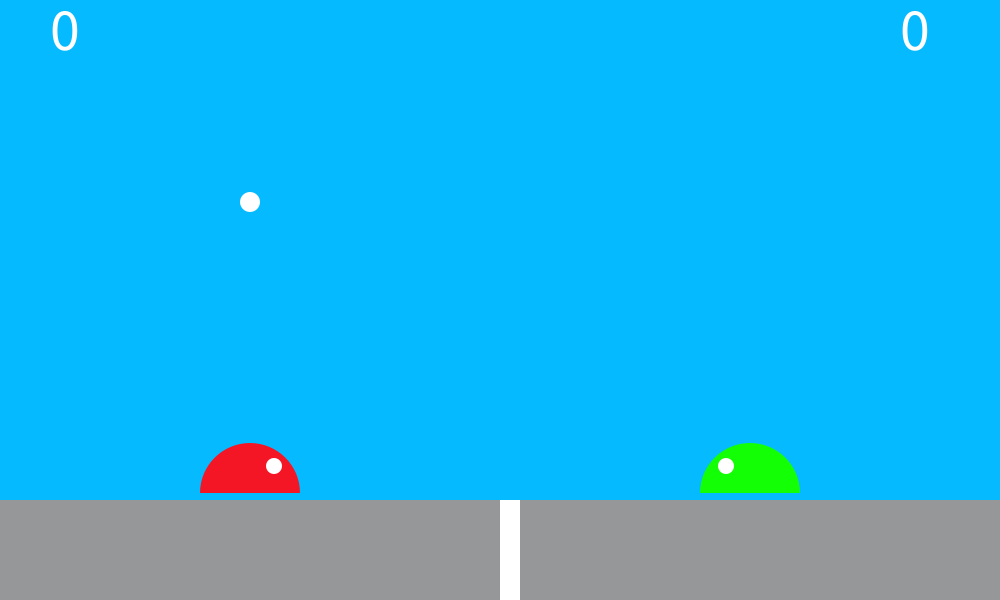
Frame 1 (no input)
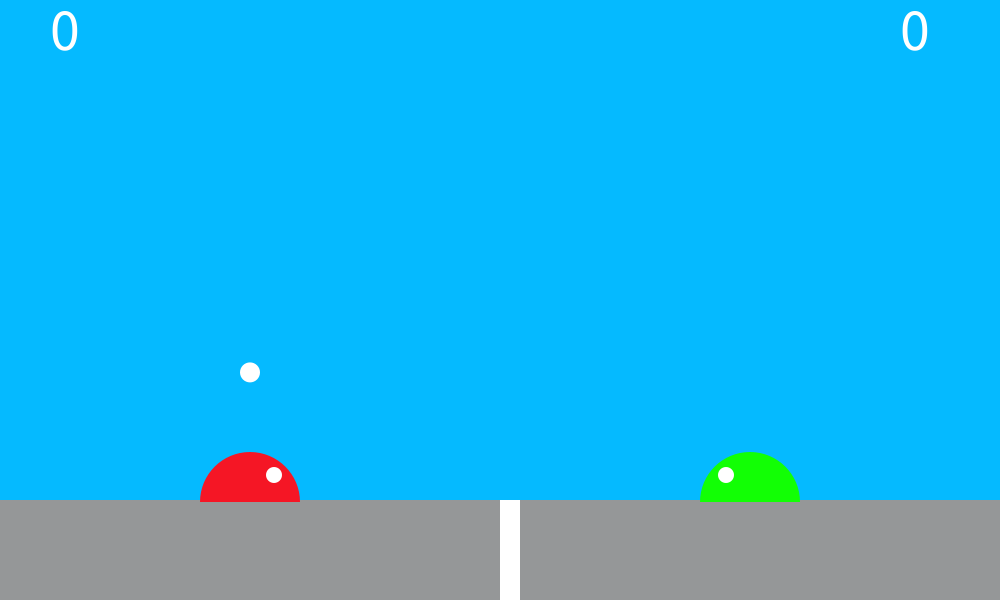
Frame 60 (the mouse pressed at the canvas centre just before this capture)
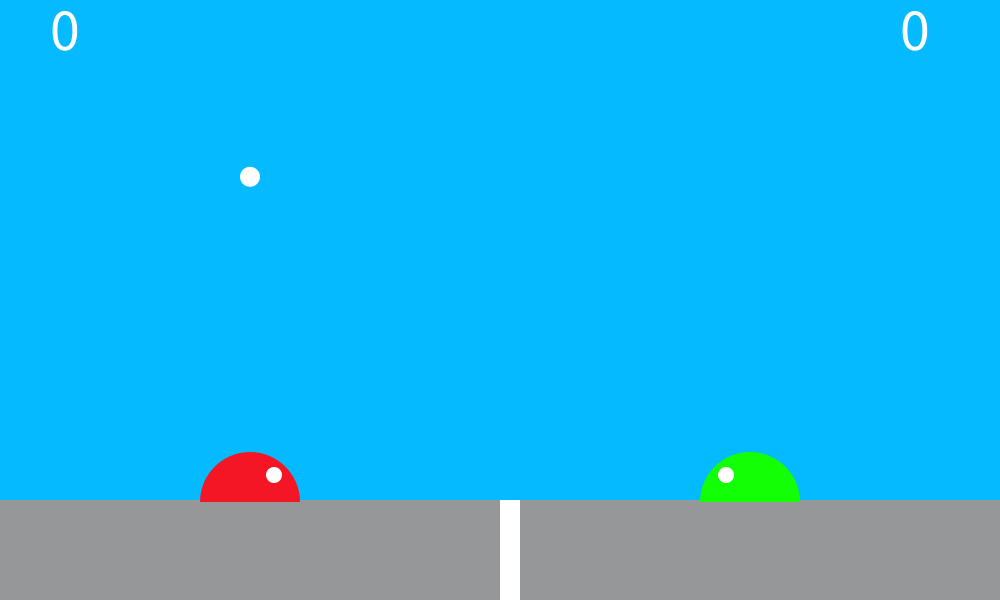
Frame 120 (the mouse held since frame 60 and released just before this capture)

The Processing sketch that drew these frames (run headless with seeded random() and noise(); from frame 60 on, the mouse is pressed at the canvas centre):

// Processing sketch: processing_178764
// ── processing_178764.pde



boolean yIncrease, yDecrease, xIncrease, xDecrease, YIncrease, YDecrease, XIncrease, XDecrease;
int score1=0;
int score2=0;
Slime1 b = new Slime1();
Slime2 c = new Slime2();
PVector bv; 
PVector bpos; 
PVector slimepos;
PVector bvec;
PVector grav;

void setup()
{
  size(1000, 600);
  bpos = new PVector (250,200);
  bv = new PVector (0,2);
  grav = new PVector (0,.12);
}

float bx=200;
float by=200;

float bvx=4;
float bvy=2;

void draw()
{
  bpos.add(bv);
  bv.add(grav);
  
  if ( (bpos.x>width) || (bpos.x<0)) {
   bv.x=bv.x*-1; 
  }
  
  noStroke();
  background(5, 186, 255);
  fill(149, 151, 152);
  rect (0, 500, 1000, 100);
  fill(255);
  textSize(60);
  text(score1, 50, 50);
  text(score2, 900, 50);
  fill(255, 255, 255);
  rect(500, 500, 20, 1000);

  b.update();
  b.display();
  c.update();
  c.display();

  fill(255);
  ellipse(bpos.x, bpos.y, 20, 20);

  //bvy=bvy+.12;
//  if (bx==0 || bx==width) {
  //  bvx=-bvx;
 // }
  if (score1>=11){
       background(255);
       fill(0);
       textSize(100);
       text("Slime 1 Wins",50,100);
     }
     if (score2>=11){
       background(255);
       fill(0);
       textSize(100);
       text("Slime 2 Wins",50,100);
     }
 if (bpos.y>490) {
  //bv.y= bv.y*-1;
 
  if (bpos.x>510) {
    score1=score1+1;
      bpos = new PVector (250,200);
  bv = new PVector (0,2);
   }
 }
  if (bpos.y>490) {
     if (bpos.x<490) {
    score2=score2+1;
      bpos = new PVector (750,200);
  bv = new PVector (0,2);
   }
 
}
}



void keyPressed() {
  if (keyCode == UP) {
    yDecrease = true;
  } else if (keyCode == DOWN) {
    yIncrease = true;
  } else if (keyCode == RIGHT) {
    xIncrease = true;
  } else if (keyCode == LEFT) {
    xDecrease = true;
  } else if (key == 'w') {
    YDecrease = true;
  } else if (key == 's') {
    YIncrease = true;
  } else if (key == 'd') {
    XIncrease = true;
  } else if (key == 'a') {
    XDecrease = true;
  }
    if (key=='r') {
    bx = 100;
    by = 100;
    score1 = 0;
    score2= 0; 
  bpos = new PVector (250,200);
  bv = new PVector (0,2);
}
}

void keyReleased() {
  if (keyCode == UP) {
    yDecrease = false;
  } else if (keyCode == DOWN) {
    yIncrease = false;
  } else if (keyCode == RIGHT) {
    xIncrease = false;
  } else if (keyCode == LEFT) {
    xDecrease = false;
  } else if (key == 'w') {
    YDecrease = false;
  } else if (key == 's') {
    YIncrease = false;
  } else if (key == 'd') {
    XIncrease = false;
  } else if (key == 'a') {
    XDecrease = false;
  }
} 


class Slime1 {
  float radius = 40;
  float x = 250;
  float y = 490;
  float xPos=250;
  float yPos=490;
  float g=-5;
  float speedy=3;
  float speedx=6;
  float i=0;
 


  void update() {
 if (bpos.y>490) {
   x= 250;
   y = 500;
   
 }
    if (YDecrease == true && y > radius/2) {
      speedy=-5;
    }
    if (YIncrease == true && y > radius/2) {
      i = i+.1;
    }
    if (xPos<450) {

      if (XIncrease == true && x < width - radius/2) {
        x = x + speedx;
      }
    }
    if (XDecrease == true && x > radius/2) {
      x = x - speedx;
    }
    yPos = yPos+speedy;

    if (yPos>=500) {
      speedy=0;
    }
    if (yPos<=300) {
      speedy=3;
    }
    if ((dist(bpos.x,bpos.y,xPos,yPos)<=60) && bpos.y<(yPos+10)) {
   
   //  bpos= new PVector(bx,by);
    // slimepos= new PVector (xPos,yPos);
    // bvec= new PVector ((xPos-bx),(yPos-by));
//  (xPos-bx)*bvx+(yPos-by)*bvy

     bv.rotate(PI-acos(((xPos-bpos.x)*bv.x+(yPos-bpos.y)*bv.y) / (mag(bv.x,bv.y)*sqrt((xPos-bpos.x)*(xPos-bpos.x)+(yPos-bpos.y)*(yPos-bpos.y)))));

    }
   
  }


  void display() {

    noStroke();
    fill(0, 250, 0);
    xPos = x;

    if (i<1) {
      fill (245, 22, 37);
    }
    if (1<i && i<2) {
      fill (5, 61, 255);
    } 
    if (2<i && i<3) {
      fill (238, 255, 57);
    }
    if (3<i && i<4) {
      fill (255, 255, 255);
    }
    if (4<i && i<5) {
      fill (18,255,5);
    }

    if (5<i && i<6) {
      fill (0, 0, 0);
    }
      if (6<i && i<7) {
      fill (5, 250, 255);
    }
    if (7<i && i<8) {
      fill (5, 186, 255);
    }

    if (i>8) {
      i=0;
    }



    arc(xPos, yPos, 100, 100, radians(180), radians(360));
    fill (255, 255, 255);
    ellipse(xPos+24, yPos-27, 16, 16);
    if (score1>(score2+2)) {
    fill(0);
    arc(xPos+25,yPos-15,28,23,radians(0), radians(180));
    }
    //bezier (xPos+15,yPos-25,xPos-20,yPos+10,xPos+80,yPos+10,xPos+30,yPos-25);
  }
}

class Slime2 {
  int radius = 20;
  int x = 750;
  int y = 490;
  int xPos=750;
  float yPos=490;
  float speedy=3;
  float speedx=6;
  float h=4.2;
  void update() {
 if (bpos.y>490) {
   x= 750;
   y = 500;
   
 }
    if (yDecrease == true && y > radius) {
      speedy=-5;
    }
    if (yIncrease == true && y > radius/2) {
      h = h+.1;
    }
    if (xIncrease == true && x < width - radius) {
      x = x + 6;
    }
    if (xPos>570) {
      if (xDecrease == true && x > radius) {
        x = x - 6;
      }
    }
    yPos = yPos+speedy;
    if (yPos>=500) {
      speedy=0;
    }
    if (yPos<=300) {
      speedy=3;
    }
  if ((dist(bpos.x,bpos.y,xPos,yPos)<=60) && bpos.y<(yPos+10)) {
   
  
     bv.rotate(PI-acos(((xPos-bpos.x)*bv.x+(yPos-bpos.y)*bv.y) / (mag(bv.x,bv.y)*sqrt((xPos-bpos.x)*(xPos-bpos.x)+(yPos-bpos.y)*(yPos-bpos.y)))));

    }
     if (bx==0 || bx==width) {
    bvx=-bvx;
  }
  }    

  void display() {
    noStroke();

    xPos = x;

    if (h<1) {
      fill (245, 22, 37);
    }
    if (1<h && h<2) {
      fill (5, 61, 255);
    } 
    if (2<h &&h<3) {
      fill (238, 255, 57);
    }
    if (3<h && h<4) {
      fill (255, 255, 255);
    }
    if (4<h && h<5) {
      fill (18, 255, 5);
    }

    if (5<h && h<6) {
      fill (0, 0, 0);
    }
    if (6<h && h<7) {
      fill (5, 250, 255);
    }
    if (7<h && h<8) {
      fill (5, 186, 255);
    }

    if (h>8) {
      h=0;
    }
    arc(xPos, yPos, 100, 100, radians(180), radians(360));
    fill (255, 255, 255);
    ellipse(xPos-24, yPos-27, 16, 16);
    if (score2>(score1+2)) {
    fill(0);
    arc(xPos-25,yPos-15,28,23,radians(0), radians(180));
    }
  }
}
